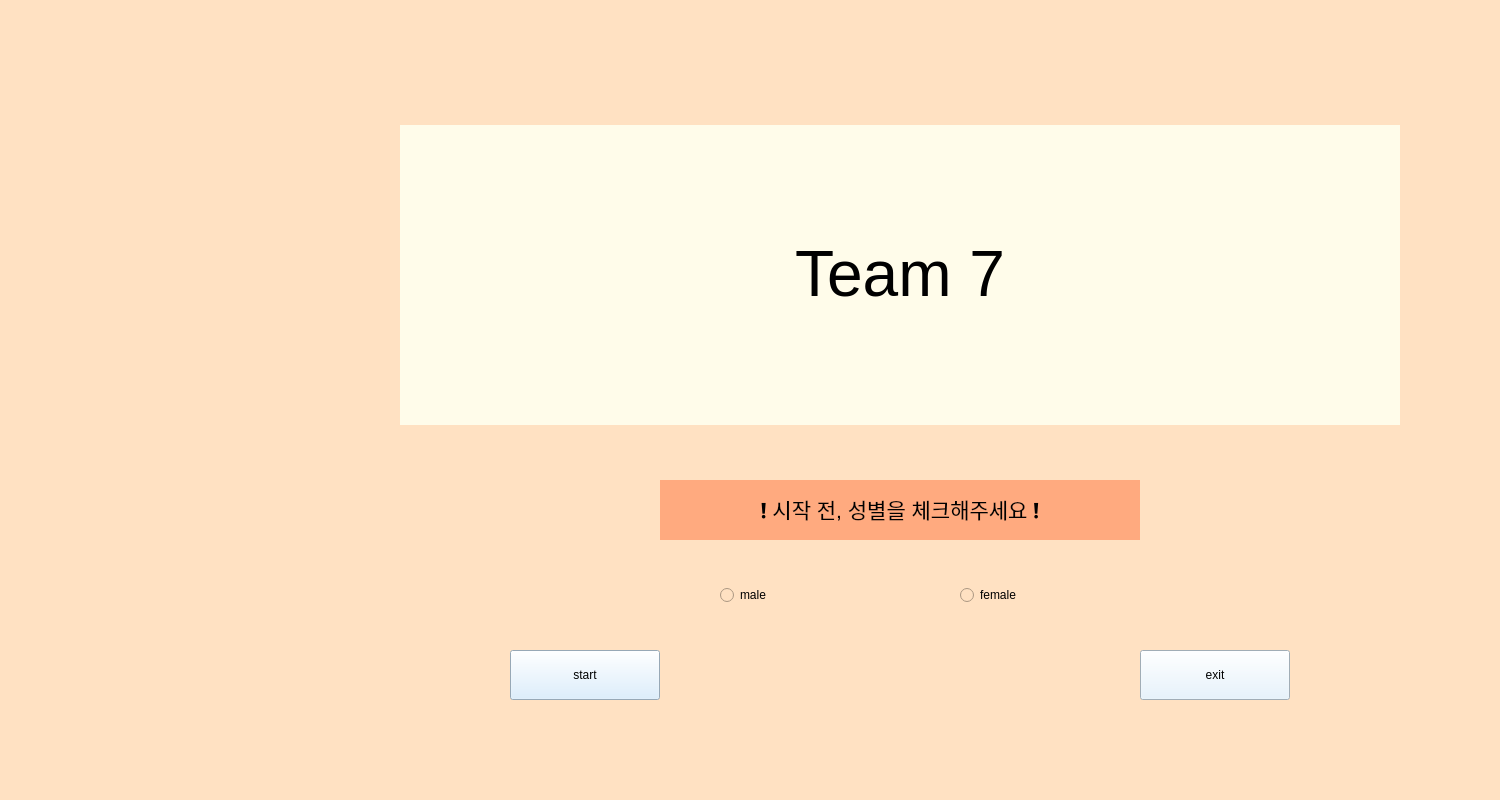
<?xml version="1.0" encoding="UTF-8"?>
<ui version="4.0">
 <class>MainWindow</class>
 <widget class="QMainWindow" name="MainWindow">
  <property name="geometry">
   <rect>
    <x>0</x>
    <y>0</y>
    <width>1500</width>
    <height>800</height>
   </rect>
  </property>
  <property name="minimumSize">
   <size>
    <width>0</width>
    <height>0</height>
   </size>
  </property>
  <property name="maximumSize">
   <size>
    <width>1500</width>
    <height>800</height>
   </size>
  </property>
  <property name="palette">
   <palette>
    <active>
     <colorrole role="Button">
      <brush brushstyle="SolidPattern">
       <color alpha="255">
        <red>255</red>
        <green>225</green>
        <blue>194</blue>
       </color>
      </brush>
     </colorrole>
     <colorrole role="Base">
      <brush brushstyle="SolidPattern">
       <color alpha="255">
        <red>255</red>
        <green>225</green>
        <blue>194</blue>
       </color>
      </brush>
     </colorrole>
     <colorrole role="Window">
      <brush brushstyle="SolidPattern">
       <color alpha="255">
        <red>255</red>
        <green>225</green>
        <blue>194</blue>
       </color>
      </brush>
     </colorrole>
    </active>
    <inactive>
     <colorrole role="Button">
      <brush brushstyle="SolidPattern">
       <color alpha="255">
        <red>255</red>
        <green>225</green>
        <blue>194</blue>
       </color>
      </brush>
     </colorrole>
     <colorrole role="Base">
      <brush brushstyle="SolidPattern">
       <color alpha="255">
        <red>255</red>
        <green>225</green>
        <blue>194</blue>
       </color>
      </brush>
     </colorrole>
     <colorrole role="Window">
      <brush brushstyle="SolidPattern">
       <color alpha="255">
        <red>255</red>
        <green>225</green>
        <blue>194</blue>
       </color>
      </brush>
     </colorrole>
    </inactive>
    <disabled>
     <colorrole role="Button">
      <brush brushstyle="SolidPattern">
       <color alpha="255">
        <red>255</red>
        <green>225</green>
        <blue>194</blue>
       </color>
      </brush>
     </colorrole>
     <colorrole role="Base">
      <brush brushstyle="SolidPattern">
       <color alpha="255">
        <red>255</red>
        <green>225</green>
        <blue>194</blue>
       </color>
      </brush>
     </colorrole>
     <colorrole role="Window">
      <brush brushstyle="SolidPattern">
       <color alpha="255">
        <red>255</red>
        <green>225</green>
        <blue>194</blue>
       </color>
      </brush>
     </colorrole>
    </disabled>
   </palette>
  </property>
  <property name="font">
   <font>
    <family>나눔스퀘어라운드 ExtraBold</family>
    <pointsize>10</pointsize>
    <weight>75</weight>
    <italic>false</italic>
    <bold>true</bold>
   </font>
  </property>
  <property name="windowTitle">
   <string>Team 7</string>
  </property>
  <property name="styleSheet">
   <string notr="true">background-color: rgb(255, 225, 194);</string>
  </property>
  <property name="tabShape">
   <enum>QTabWidget::Rounded</enum>
  </property>
  <widget class="QWidget" name="centralwidget">
   <widget class="QPushButton" name="start_btn">
    <property name="geometry">
     <rect>
      <x>510</x>
      <y>650</y>
      <width>150</width>
      <height>50</height>
     </rect>
    </property>
    <property name="styleSheet">
     <string notr="true">font: 75 15pt &quot;나눔스퀘어라운드 Bold&quot;;
background-color: rgb(211, 235, 255);
    </string>
    </property>
    <property name="text">
     <string>start</string>
    </property>
   </widget>
   <widget class="QPushButton" name="end_btn">
    <property name="geometry">
     <rect>
      <x>1140</x>
      <y>650</y>
      <width>150</width>
      <height>50</height>
     </rect>
    </property>
    <property name="layoutDirection">
     <enum>Qt::LeftToRight</enum>
    </property>
    <property name="styleSheet">
     <string notr="true">font: 75 15pt &quot;나눔스퀘어라운드 Bold&quot;;
background-color: rgb(225, 242, 255);</string>
    </property>
    <property name="text">
     <string>exit</string>
    </property>
    <property name="flat">
     <bool>false</bool>
    </property>
   </widget>
   <widget class="QLabel" name="label">
    <property name="geometry">
     <rect>
      <x>400</x>
      <y>125</y>
      <width>1000</width>
      <height>300</height>
     </rect>
    </property>
    <property name="autoFillBackground">
     <bool>false</bool>
    </property>
    <property name="styleSheet">
     <string notr="true">font: 81 50pt &quot;나눔스퀘어라운드 ExtraBold&quot;;
background-color: rgb(255, 252, 234);</string>
    </property>
    <property name="text">
     <string>&lt;html&gt;&lt;head/&gt;&lt;body&gt;&lt;p align=&quot;center&quot;&gt;&lt;span style=&quot; font-size:48pt;&quot;&gt;Team 7&lt;/span&gt;&lt;/p&gt;&lt;/body&gt;&lt;/html&gt;</string>
    </property>
    <property name="alignment">
     <set>Qt::AlignJustify|Qt::AlignVCenter</set>
    </property>
   </widget>
   <widget class="QRadioButton" name="male">
    <property name="geometry">
     <rect>
      <x>720</x>
      <y>570</y>
      <width>80</width>
      <height>50</height>
     </rect>
    </property>
    <property name="styleSheet">
     <string notr="true">font: 12pt &quot;08서울남산체 EB&quot;;</string>
    </property>
    <property name="text">
     <string>male</string>
    </property>
   </widget>
   <widget class="QLabel" name="label_2">
    <property name="geometry">
     <rect>
      <x>660</x>
      <y>480</y>
      <width>480</width>
      <height>60</height>
     </rect>
    </property>
    <property name="styleSheet">
     <string notr="true">font: 20pt &quot;08서울남산체 B&quot;;
background-color: rgb(255, 170, 127);</string>
    </property>
    <property name="text">
     <string>&lt;html&gt;&lt;head/&gt;&lt;body&gt;&lt;p align=&quot;center&quot;&gt;&lt;span style=&quot; font-size:16pt;&quot;&gt;❗ 시작 전, 성별을 체크해주세요 ❗&lt;/span&gt;&lt;/p&gt;&lt;/body&gt;&lt;/html&gt;</string>
    </property>
   </widget>
   <widget class="QRadioButton" name="female">
    <property name="geometry">
     <rect>
      <x>960</x>
      <y>570</y>
      <width>120</width>
      <height>50</height>
     </rect>
    </property>
    <property name="styleSheet">
     <string notr="true">font: 12pt &quot;08서울남산체 EB&quot;;</string>
    </property>
    <property name="text">
     <string>female</string>
    </property>
   </widget>
   <zorder>start_btn</zorder>
   <zorder>end_btn</zorder>
   <zorder>book_g</zorder>
   <zorder>label</zorder>
   <zorder>male</zorder>
   <zorder>label_2</zorder>
   <zorder>female</zorder>
  </widget>
  <widget class="QStatusBar" name="statusbar"/>
 </widget>
 <resources/>
 <connections/>
</ui>
